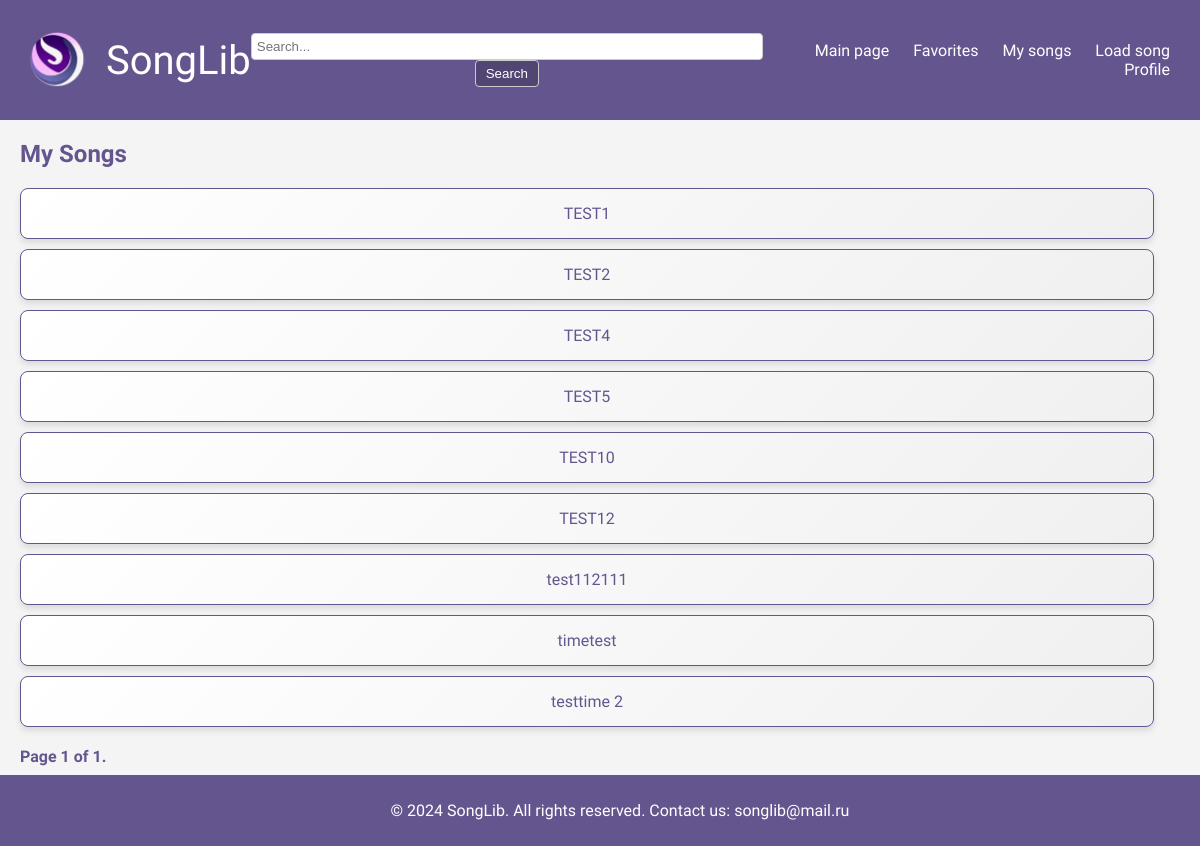
/my_files/ (signed in), run on an earlier commit of the app's database.
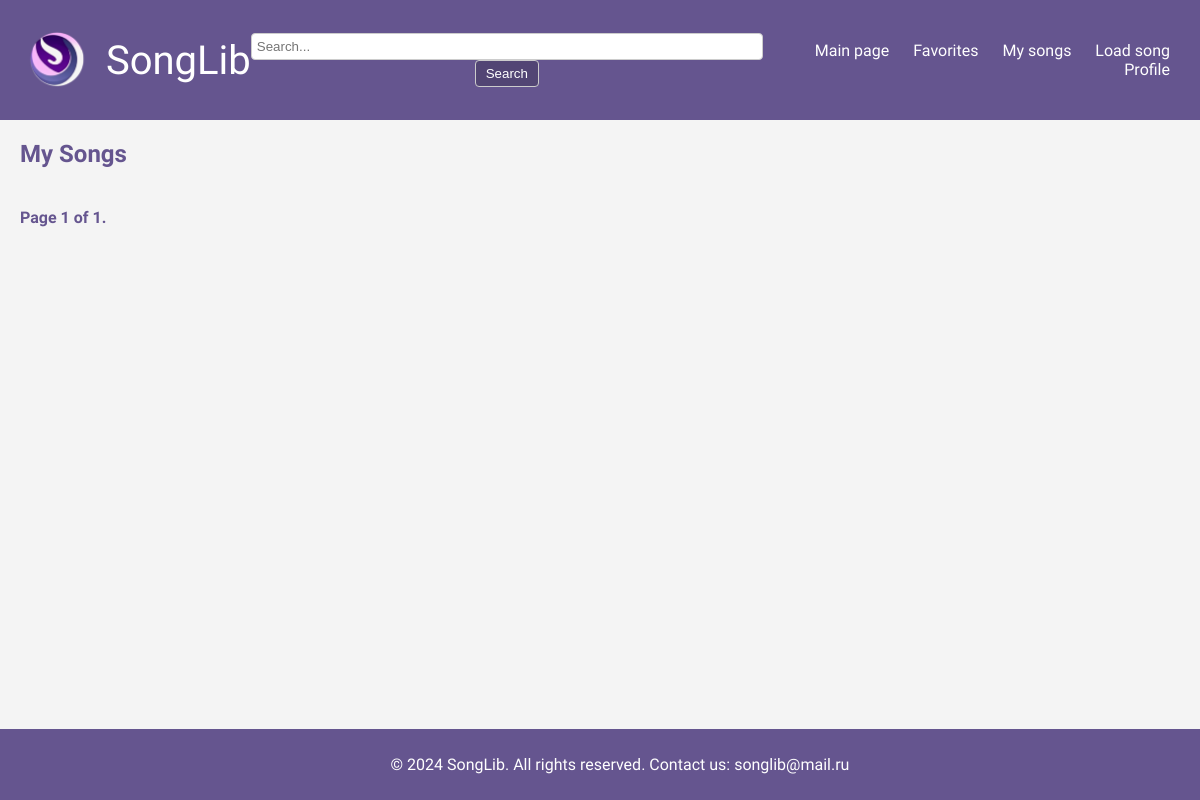
And on a later commit of the database.
### main/models.py (models this page shows, shortened)
class UploadedFile(models.Model):
    file = models.FileField(upload_to='uploads/', validators=[validate_pdf_file])  # Добавляем валидатор
    title = models.CharField(max_length=255)
    uploaded_at = models.DateTimeField(auto_now_add=True)
    user = models.ForeignKey(User, on_delete=models.CASCADE, null=True, blank=True)

### main/views.py (the view)
# urls.py: path('my_files/', views.my_files, name='my_files'),  # Страница моих файлов
@login_required
def my_files(request):
    files = UploadedFile.objects.filter(user=request.user)  # Получаем файлы пользователя
    paginator = Paginator(files, 10)  # Показываем 10 файлов на странице
    page_number = request.GET.get('page')  # Получаем номер текущей страницы
    page_obj = paginator.get_page(page_number)  # Получаем объект страницы
    return render(request, 'my_files.html', {'page_obj': page_obj})  # Рендерим шаблон с данными

### main/templates/my_files.html (shortened to what this page needs)
{% extends 'base.html' %}
{% block content %}
<h1 class="page-title">My Songs</h1>
<div class="file-list">
    {% for file in page_obj %}
    <div class="file-item">
        <a href="{% url 'file_detail' file.id %}" class="full-width-button">{{ file.title }}</a>
    </div>
    {% endfor %}
</div>
<div class="pagination">
    <span class="step-links">
        <span class="current">
            Page {{ page_obj.number }} of {{ page_obj.paginator.num_pages }}.
        </span>
    </span>
</div>
{% endblock %}

### main/templates/base.html (shortened to what this page needs)
{% load static %}
<!DOCTYPE html>
<html lang="en">
<head>
    <link rel="stylesheet" href="{% static 'css/styles.css' %}">
</head>
<body>
    <header>
        {% include 'includes/header.html' %}
    </header>
    <main class="content">
        {% block content %}
        {% endblock %}
    </main>
    <footer>
        {% include 'includes/footer.html' %}
    </footer>
</body>
</html>

### main/templates/includes/header.html
{% load static %}
<div class="header">
    <div class="header-left">
        <img src="{% static 'img/LOGOOO YEAAAAAH.png' %}" alt="Logo" class="logo">
        <h1>SongLib</h1>
    </div>
    <div class="header-center">
        <form action="{% url 'search' %}" method="get" class="search-form">
            <input type="text" name="q" placeholder="Search..." class="search-input">
            <button type="submit" class="search-button">Search</button>
        </form>
    </div>
    <div class="header-right">
        <nav>
            <ul>
                <li><a href="{% url 'home' %}">Main page</a></li>
                {% if user.is_authenticated %}
                <li><a href="{% url 'favorites' %}">Favorites</a></li>
                <li><a href="{% url 'my_files' %}">My songs</a></li>
                <li><a href="{% url 'load_song' %}">Load song</a></li>
                <li class="profile-button"><a href="{% url 'profile' %}">Profile</a></li>
                {% else %}
                <li><a href="{% url 'login' %}">Log in</a></li>
                <li><a href="{% url 'register' %}">Sign up</a></li>
                {% endif %}
            </ul>
        </nav>
    </div>
</div>

### main/templates/includes/footer.html
<div class="footer">
    <p>&copy; 2024 SongLib. All rights reserved. Contact us: songlib@mail.ru</p>
</div>

### static/css/styles.css (style rules this page uses)
body { font-family: 'Kumbh Sans', sans-serif; margin: 0; padding: 0; background-color: #f4f4f4; }
.header { background-color: #65558F; color: white; padding: 20px 20px; display: flex; justify-content: space-between; align-items: center; height: 80px; }
.header-left { display: flex; align-items: center; gap: 10px; }
.header-left .logo { height: 70px; width: auto; }
.header-left h1 { margin: 0; color: white; font-size: 40px; font-family: 'Kumar One', cursive; font-weight: 400; word-wrap: break-word; }
.header-center { flex: 1; text-align: center; }
.header-right { flex: 1; text-align: right; }
.header nav ul { list-style-type: none; padding: 0; margin: 0; }
.header nav ul li { display: inline; margin: 0 10px; }
.header nav ul li a { color: white; text-decoration: none; }
.search-form { display: inline-block; margin: 0 auto; }
.search-input { padding: 5px; border: 1px solid #ccc; border-radius: 4px; width: 500px; }
.search-button { padding: 5px 10px; border: 1px solid #ccc; border-radius: 4px; background-color: #524574; color: white; cursor: pointer; }
.footer { background-color: #65558F; color: white; text-align: center; padding: 10px 20px; position: fixed; width: 100%; bottom: 0; }
.content { padding: 20px; margin-bottom: 60px; }
.pagination { margin-top: 20px; text-align: left; }
.pagination .current { font-weight: bold; color: #65558F; }
.page-title { color: #65558F; font-size: 24px; margin-bottom: 20px; }
.page-title { color: #65558F; font-size: 24px; margin: 0; }

What changed in the data, as far as the page shows it:
removed UploadedFile: title "TEST1"
removed UploadedFile: title "TEST2"
removed UploadedFile: title "TEST4"
removed UploadedFile: title "TEST5"
removed UploadedFile: title "TEST10"
removed UploadedFile: title "TEST12"
removed UploadedFile: title "test112111"
removed UploadedFile: title "timetest"
removed UploadedFile: title "testtime 2"
